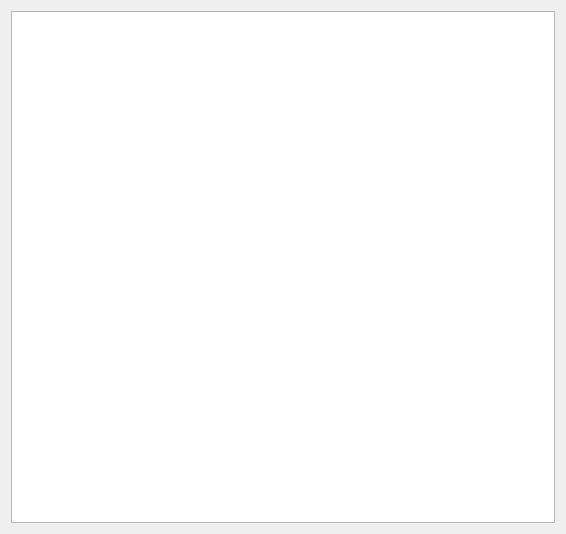
<?xml version="1.0" encoding="UTF-8"?>
<ui version="4.0">
 <class>Display</class>
 <widget class="QDialog" name="Display">
  <property name="geometry">
   <rect>
    <x>0</x>
    <y>0</y>
    <width>566</width>
    <height>534</height>
   </rect>
  </property>
  <property name="windowTitle">
   <string>File display</string>
  </property>
  <layout class="QGridLayout" name="gridLayout">
   <item row="0" column="0">
    <widget class="QTextEdit" name="textEdit">
     <property name="readOnly">
      <bool>true</bool>
     </property>
    </widget>
   </item>
  </layout>
 </widget>
 <resources/>
 <connections/>
</ui>
